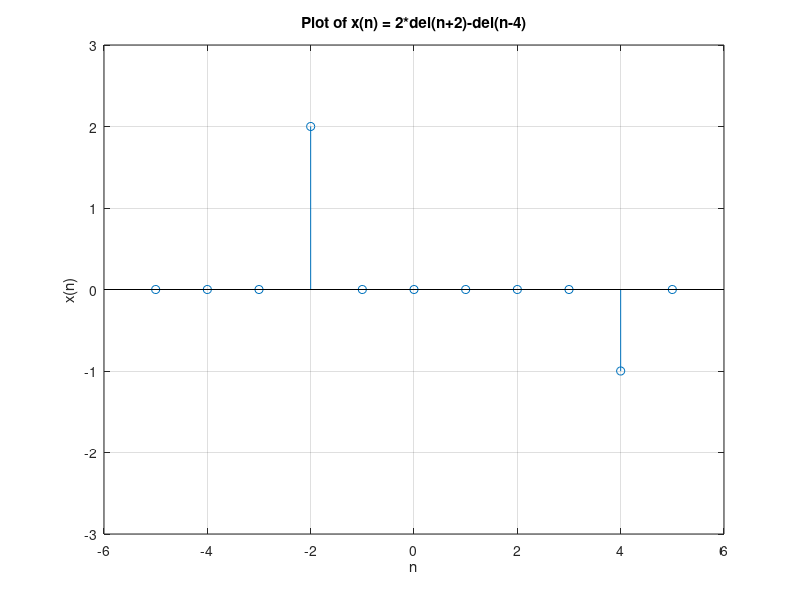

This figure's MATLAB source:
clc;
clear all;
close all;
% Define the sequence x(n)
n = -5:5;
x = 2*[(n+2)==0] - [(n-4)==0];

% Plot the sequence
stem(n, x);
title('Plot of x(n) = 2*del(n+2)-del(n-4)');
xlabel('n');
ylabel('x(n)');
axis([-6 6 -3 3]);
grid on;
